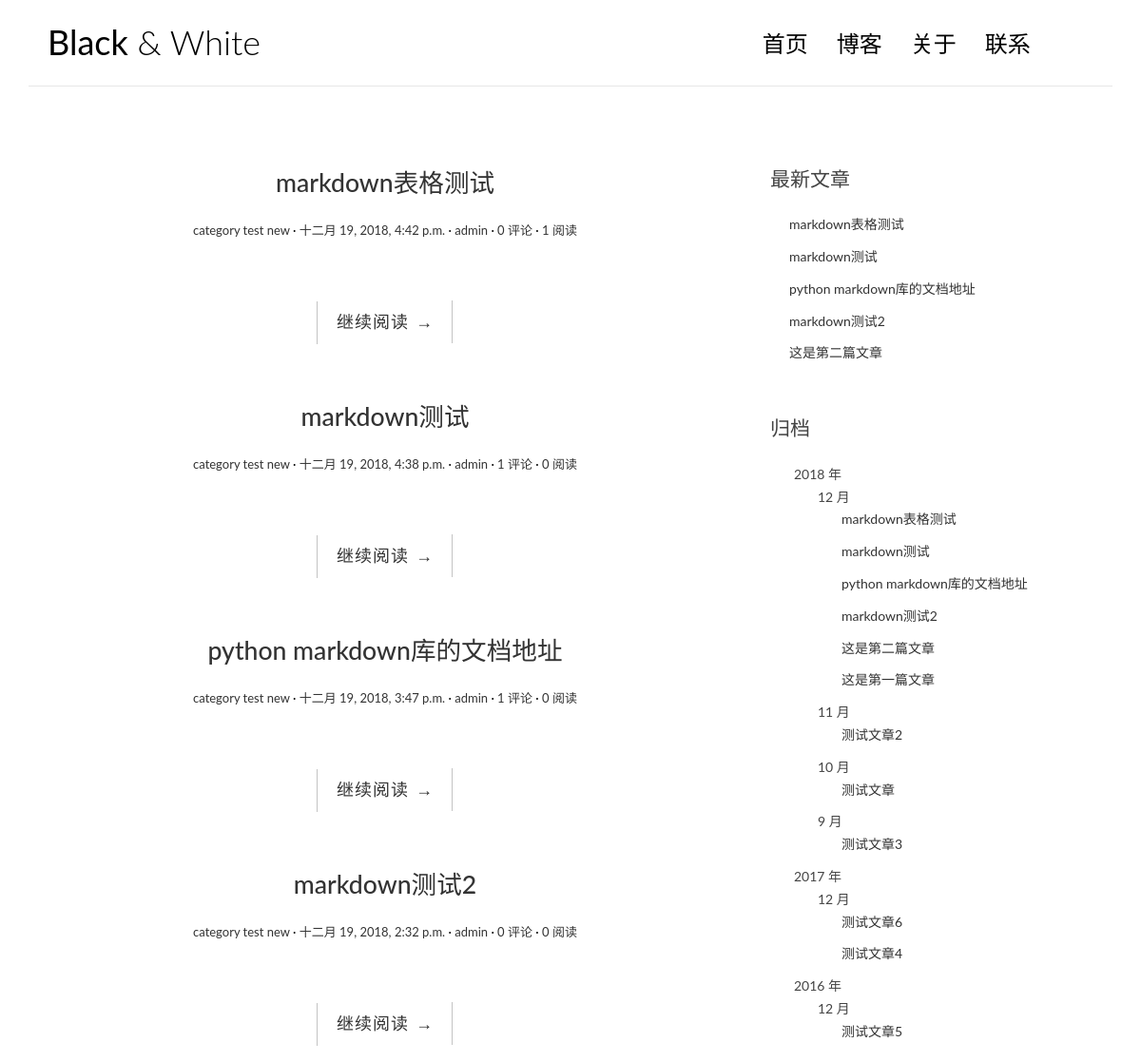
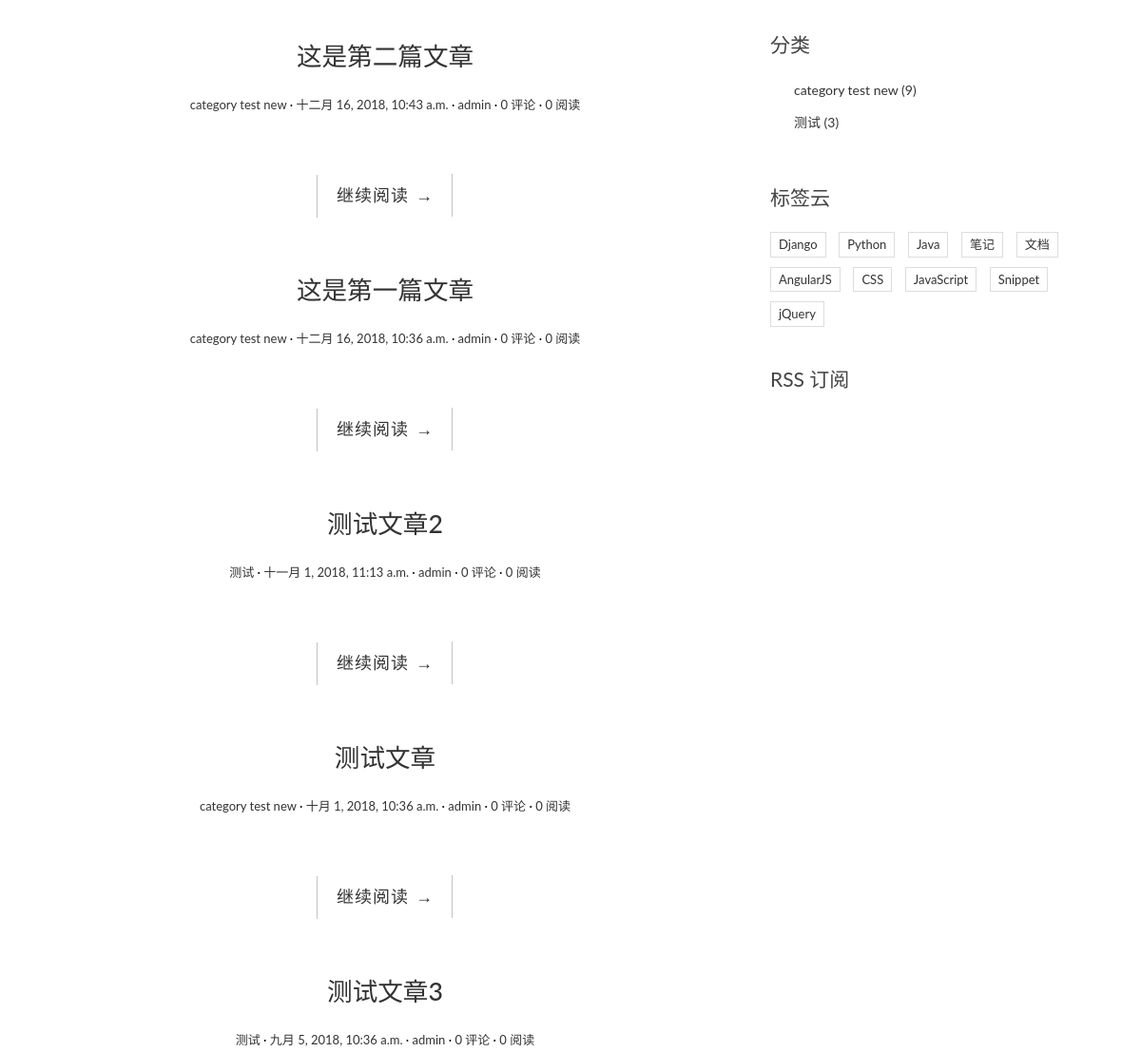
Before: / (upper part) with the older database file (2 pictures, top to bottom).
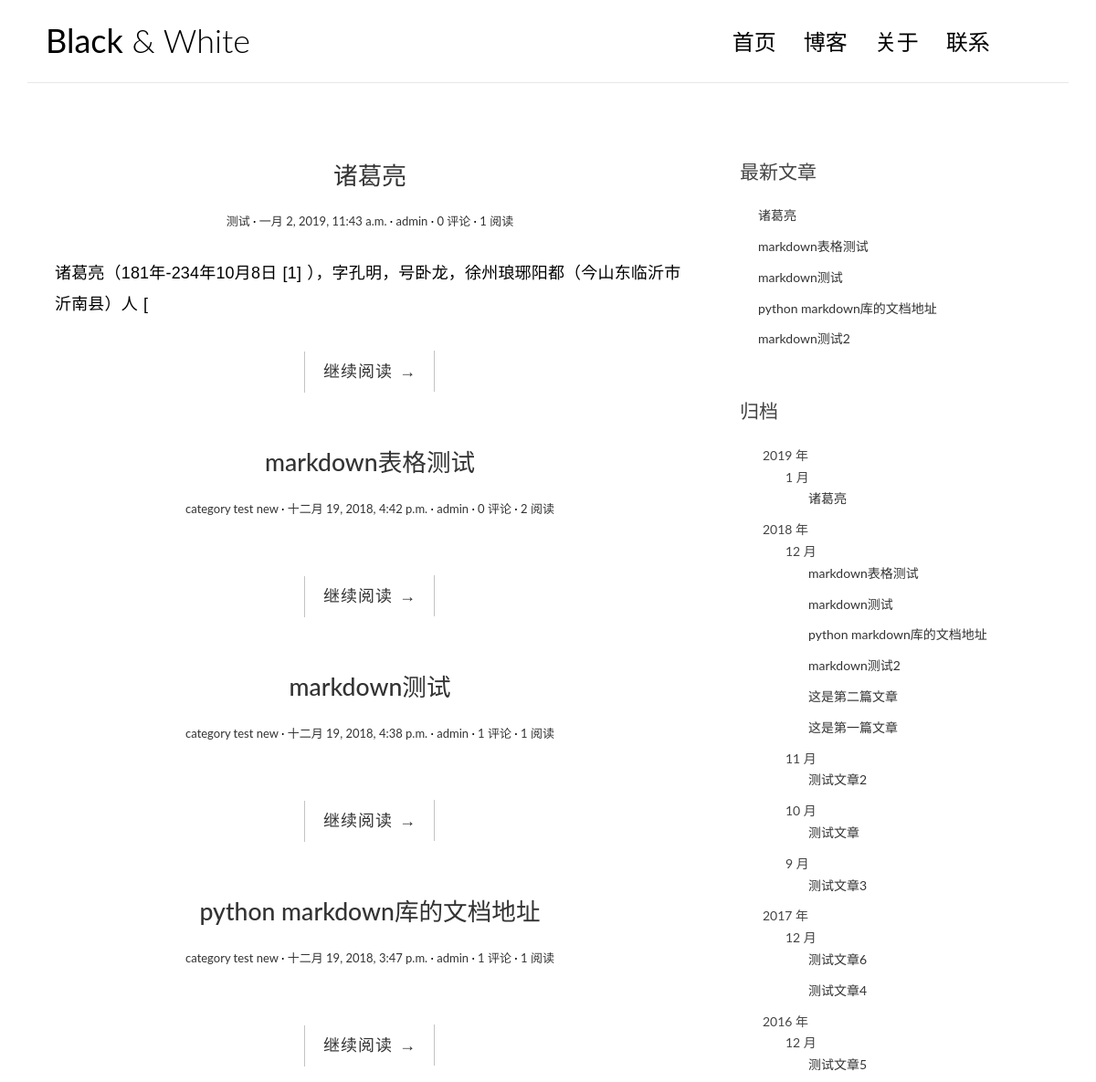
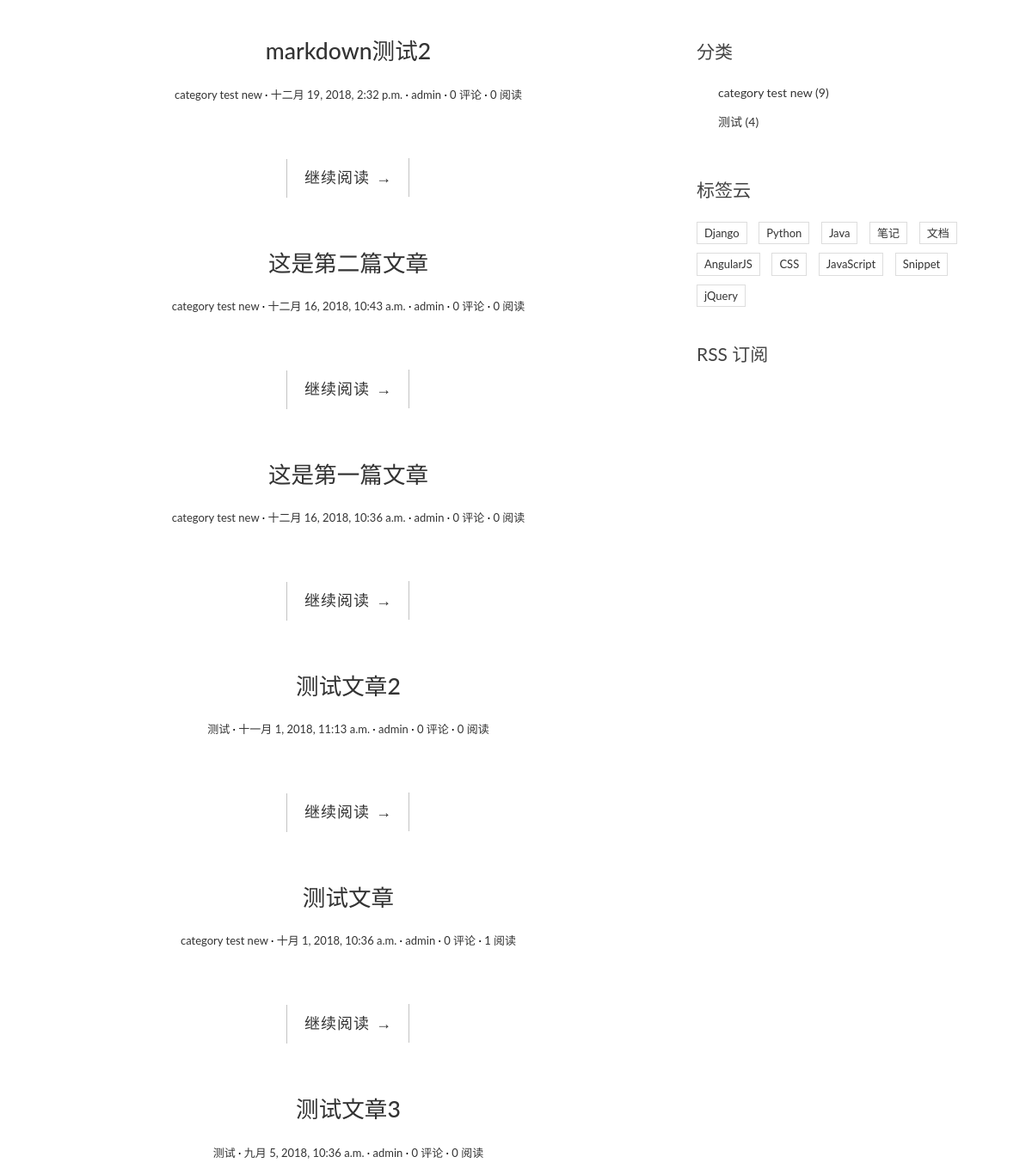
After: the same page with the newer database file (2 pictures, top to bottom).
### blog/models.py (models this page shows, shortened)
@python_2_unicode_compatible
class Post(models.Model):
    title = models.CharField(max_length=70)
    body = models.TextField()
    created_time = models.DateTimeField()
    modified_time = models.DateTimeField()
    excerpt = models.CharField(max_length=200,blank=True)
    category = models.ForeignKey(Category)
    tags = models.ManyToManyField(Tag,blank=True)
    author = models.ForeignKey(User)
    views = models.PositiveIntegerField(default=0)
    def get_absolute_url(self):
        return reverse('blog:detail',kwargs={'pk': self.pk})
    class Meta:
        ordering = ['-created_time']

@python_2_unicode_compatible
class Category(models.Model):
    name = models.CharField(max_length=100)

### blog/views.py (the view)
# urls.py: url(r'^$', views.index, name='index'),
def index(request):
    post_list = Post.objects.all().order_by('-created_time')
    return render(request,'blog/index.html',context={'post_list':post_list})

### blog/templatetags/blog_tags.py (called while the page is built)
@register.simple_tag
def get_recent_posts(num=5):
    return Post.objects.all().order_by('-created_time')[:num]

@register.simple_tag
def archives():
    return Post.objects.dates('created_time','month',order='DESC')

@register.simple_tag
def get_categories():
    return Category.objects.all()

### templates/blog/index.html (shortened to what this page needs)
{% extends 'base.html' %}
{% block main %}
    {% for post in post_list %}
        <article class="post post-{{ post.pk }}">
            <header class="entry-header">
                <h1 class="entry-title">
                    <a href="{{ post.get_absolute_url }}">{{ post.title }}</a>
                </h1>
                <div class="entry-meta">
                    <span class="post-category"><a href="{% url 'blog:category' post.category.pk %}">{{ post.category.name }}</a></span>
                    <span class="post-date"><a href="#"><time class="entry-date"
                                                              datetime="{{ post.created_time }}">{{ post.created_time }}</time></a></span>
                    <span class="post-author"><a href="#">{{ post.author }}</a></span>
                    <span class="comments-link"><a href="{{ post.get_absolute_url }}#comment-area">{{ post.comment_set.count }} 评论</a></span>
                    <span class="views-count"><a href="{{ post.get_absolute_url }}">{{ post.views }} 阅读</a></span>
                </div>
            </header>
            <div class="entry-content clearfix">
                <p>{{ post.excerpt }}</p>
                <div class="read-more cl-effect-14">
                    <a href="{{ post.get_absolute_url }}" class="more-link">继续阅读 <span class="meta-nav">→</span></a>
                </div>
            </div>
        </article>
    {% empty %}
        <div class="no-post">暂时还没有发布的文章！</div>
    {% endfor %}
{% endblock main %}

### templates/base.html (shortened to what this page needs)
{% load staticfiles %}
{% load blog_tags %}
<!DOCTYPE html>
<html>
<head>
    <link rel="stylesheet" href="http://code.ionicframework.com/ionicons/2.0.1/css/ionicons.min.css">
    <link rel="stylesheet" href="{% static 'blog/css/bootstrap.min.css' %}">
    <link rel="stylesheet" href="{% static 'blog/css/pace.css' %}">
    <link rel="stylesheet" href="{% static 'blog/css/custom.css' %}">
    <link rel="stylesheet" href="{% static 'blog/css/highlights/github.css' %}">
</head>
<body>
<div class="container">
    <header id="site-header">
        <div class="row">
            <div class="col-md-4 col-sm-5 col-xs-8">
                <div class="logo">
                    <h1><a href="{% url 'blog:index' %}"><b>Black</b> &amp; White</a></h1>
                </div>
            </div>
            <div class="col-md-8 col-sm-7 col-xs-4">
                <nav class="main-nav" role="navigation">
                    <div class="collapse navbar-collapse" id="bs-example-navbar-collapse-1">
                        <ul class="nav navbar-nav navbar-right">
                            <li class="cl-effect-11"><a href="{% url 'blog:index' %}" data-hover="首页">首页</a></li>
                            <li class="cl-effect-11"><a href="full-width.html" data-hover="博客">博客</a></li>
                            <li class="cl-effect-11"><a href="about.html" data-hover="关于">关于</a></li>
                            <li class="cl-effect-11"><a href="contact.html" data-hover="联系">联系</a></li>
                        </ul>
                    </div>
                </nav>
            </div>
        </div>
    </header>
</div>
<div class="content-body">
    <div class="container">
        <div class="row">
            <main class="col-md-8">
                {% block main %}
                {% endblock main %}
            </main>
            <aside class="col-md-4">
                <div class="widget widget-recent-posts">
                    <h3 class="widget-title">最新文章</h3>
                    {% get_recent_posts as recent_post_list %}
                    <ul>
                        {% for post in recent_post_list %}
                            <li>
                                <a href="{{ post.get_absolute_url }}">{{ post.title }}</a>
                            </li>
                        {% empty %}
                            暂无文章！
                        {% endfor %}
                    </ul>
                </div>
                <div class="widget widget-archives">
                    <h3 class="widget-title">归档</h3>
                    {% archives as archives_list %}
                    {% regroup post_list by created_time.year as year_post_group %}
                    <ul>
                        {% for year in year_post_group %}
                        <li>{{ year.grouper }} 年
                            {% regroup year.list by created_time.month as month_post_group %}
                            <ul>
                                {% for month in month_post_group %}
                                <li>{{ month.grouper }} 月
                                    <ul>
                                        {% for post in month.list %}
                                        <li><a href="{{ post.get_absolute_url }}">{{ post.title }}</a>
                                        </li>
                                        {% endfor %}
                                    </ul>
                                </li>
                                {% endfor %}
                            </ul>
                        </li>
                        {% endfor %}
                    </ul>
                </div>
                <div class="widget widget-category">
                    <h3 class="widget-title">分类</h3>
                    {% get_categories as category_list %}
                    <ul>
                        {% for category in category_list %}
                            <li>
                                <a href="{% url 'blog:category' category.pk %}">{{ category.name }} <span
                                        class="post-count">({{ category.post_set.count }})</span></a>
                            </li>
                        {% empty %}
                            暂无分类！
                        {% endfor %}
                    </ul>
                </div>
                <div class="widget widget-tag-cloud">
                    <h3 class="widget-title">标签云</h3>
                    <ul>
                        <li>
                            <a href="#">Django</a>
                        </li>
                        <li>
                            <a href="#">Python</a>
                        </li>
                        <li>
                            <a href="#">Java</a>
                        </li>
                        <li>
                            <a href="#">笔记</a>
                        </li>
                        <li>
                            <a href="#">文档</a>
                        </li>
                        <li>
                            <a href="#">AngularJS</a>
                        </li>
                        <li>
                            <a href="#">CSS</a>
                        </li>
                        <li>
                            <a href="#">JavaScript</a>
                        </li>
                        <li>
                            <a href="#">Snippet</a>
                        </li>
                        <li>
                            <a href="#">jQuery</a>
                        </li>
                    </ul>
                </div>
                <div class="rss">
                    <a href=""> RSS 订阅</a>
                </div>
            </aside>
        </div>
    </div>
</div>
</body>
</html>

### blog/static/blog/css/custom.css (style rules this page uses)
* { outline: none; }
h1, h2, h3, h4, h5, h6 { margin-top: 0; }
b { font-weight: 400; }
a { color: #333; }
body { color: #444; font-family: 'Lato', sans-serif; }
p { font-family: 'Ubuntu', sans-serif; font-weight: 400; word-spacing: 1px; letter-spacing: 0.01em; }
#site-header { background-color: #FFF; padding: 25px 20px; margin-bottom: 40px; border-bottom: 1px solid #e7e7e7; }
.logo h1 a { color: #000; }
.logo h1 { margin: 0; font-family: 'Lato', sans-serif; font-weight: 300; }
.main-nav { margin-top: 11px; max-width: 95%; }
.main-nav a { color: #000000 !important; padding: 0 0 5px 0 !important; margin-right: 30px; font-family: 'Lato', sans-serif; font-weight: 300; font-size: 24px; }
.cl-effect-11 a { padding: 10px 0; color: #0972b4; text-shadow: none; }
.cl-effect-11 a::before { position: absolute; top: 0; left: 0; overflow: hidden; padding: 0 0 5px 0 !important; max-width: 0; border-bottom: 1px solid #000; color: #000; content: attr(data-hover); white-space: nowrap; -webkit-transition: max-width 0.5s; -moz-transition: max-width 0.5s; transition: max-width 0.5s; }
.content-body { padding-bottom: 4em; }
.post { background: #fff; padding: 30px 30px 0; }
.entry-title { text-align: center; font-size: 1.9em; margin-bottom: 20px; line-height: 1.6; padding: 10px 20px 0; }
.entry-meta { text-align: center; color: #DDDDDD; font-size: 13px; margin-bottom: 30px; }
.entry-content { font-size: 18px; line-height: 1.9; font-weight: 300; color: #000; }
.post-category::after, .post-date::after, .post-author::after, .comments-link::after { content: ' ·'; color: #000; }
.read-more { font-family: 'Ubuntu', sans-serif; font-weight: 400; word-spacing: 1px; letter-spacing: 0.01em; text-align: center; margin-top: 20px; }
.cl-effect-14 a { padding: 0 20px; height: 45px; line-height: 45px; position: relative; display: inline-block; margin: 15px 25px; letter-spacing: 1px; font-weight: 400; text-shadow: 0 0 1px rgba(255, 255, 255, 0.3); }
.cl-effect-14 a::before, .cl-effect-14 a::after { position: absolute; width: 45px; height: 1px; background: #C3C3C3; content: ''; -webkit-transition: all 0.3s; -moz-transition: all 0.3s; transition: all 0.3s; pointer-events: none; }
.cl-effect-14 a::before { top: 0; left: 0; -webkit-transform: rotate(90deg); -moz-transform: rotate(90deg); transform: rotate(90deg); -webkit-transform-origin: 0 0; -moz-transform-origin: 0 0; transform-origin: 0 0; }
.cl-effect-14 a::after { right: 0; bottom: 0; -webkit-transform: rotate(90deg); -moz-transform: rotate(90deg); transform: rotate(90deg); -webkit-transform-origin: 100% 0; -moz-transform-origin: 100% 0; transform-origin: 100% 0; }
.widget { background: #fff; padding: 30px 0 0; }
.widget-title { font-size: 1.5em; margin-bottom: 20px; line-height: 1.6; padding: 10px 0 0; font-weight: 400; }
.widget-recent-posts ul { padding: 0; margin: 0; padding-left: 20px; }
.widget-recent-posts ul li { list-style-type: none; position: relative; line-height: 170%; margin-bottom: 10px; }
.widget-recent-posts ul li::before { content: '\f3d3'; font-family: "Ionicons"; position: absolute; left: -17px; top: 3px; font-size: 16px; color: #000; }
.widget-archives ul { padding: 0; margin: 0; padding-left: 25px; }
.widget-archives ul li { list-style-type: none; position: relative; line-height: 170%; margin-bottom: 10px; }
.widget-archives ul li::before { content: '\f3f3'; font-family: "Ionicons"; position: absolute; left: -25px; top: 1px; font-size: 16px; color: #000; }
.widget-category ul { padding: 0; margin: 0; padding-left: 25px; }
.widget-category ul li { list-style-type: none; position: relative; line-height: 170%; margin-bottom: 10px; }
.widget-category ul li::before { content: '\f3fe'; font-family: "Ionicons"; position: absolute; left: -25px; top: 1px; font-size: 18px; color: #000; }
.widget-tag-cloud ul { padding: 0; margin: 0; margin-right: -10px; }
.widget-tag-cloud ul li { list-style-type: none; font-size: 13px; display: inline-block; margin-right: 10px; margin-bottom: 10px; padding: 3px 8px; border: 1px solid #ddd; }
.rss { font-size: 21px; margin-top: 30px; }
.rss a { color: #444; }

Changed rows visible on the page:
no longer on one of the page's lists (row unchanged): Post: title "这是第二篇文章"
added Post: title "诸葛亮", category.name "测试", created_time "一月 2, 2019, 11:43 a.m.", author "admin", comment_set.count "0", views "1", excerpt "诸葛亮（181年-234年10月8日 [1] ），字孔明，号卧龙，徐州琅琊阳都（今山东临沂市沂南县）人 ["
changed Post "markdown表格测试": views "1" → "2"
changed Post "markdown测试": views "0" → "1"
changed Post "python markdown库的文档地址": views "0" → "1"
changed Post "测试文章": views "0" → "1"
computed for Category "测试": post_set.count "3" → "4"
Other visible differences:
new list line: "2019 年 1 月"
